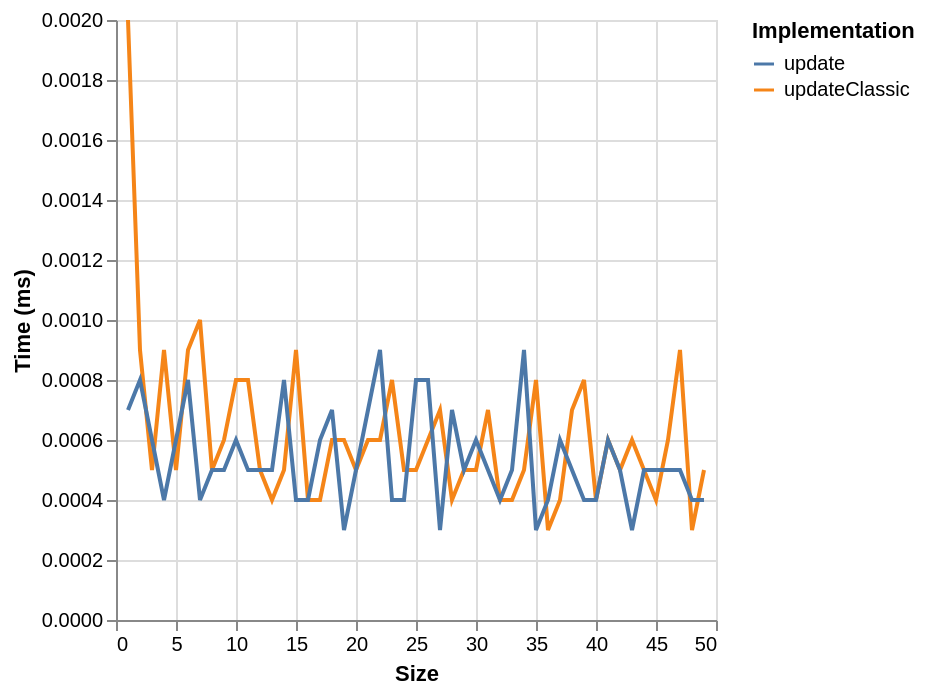

Write the Vega-Lite specification saved for this chart.
### Vega-Lite specification from a JSON file in a GitHub repository (floating-point values rounded to 4 significant figures)
{"$schema": "https://vega.github.io/schema/vega-lite/v6.json", "data": {"values": [{"ms": 0.002, "series": "updateClassic", "size": 1}, {"ms": 0.0009, "series": "updateClassic", "size": 2}, {"ms": 0.0005, "series": "updateClassic", "size": 3}, {"ms": 0.0009, "series": "updateClassic", "size": 4}, {"ms": 0.0005, "series": "updateClassic", "size": 5}, {"ms": 0.0009, "series": "updateClassic", "size": 6}, {"ms": 0.001, "series": "updateClassic", "size": 7}, {"ms": 0.0005, "series": "updateClassic", "size": 8}, {"ms": 0.0006, "series": "updateClassic", "size": 9}, {"ms": 0.0008, "series": "updateClassic", "size": 10}, {"ms": 0.0008, "series": "updateClassic", "size": 11}, {"ms": 0.0005, "series": "updateClassic", "size": 12}, {"ms": 0.0004, "series": "updateClassic", "size": 13}, {"ms": 0.0005, "series": "updateClassic", "size": 14}, {"ms": 0.0009, "series": "updateClassic", "size": 15}, {"ms": 0.0004, "series": "updateClassic", "size": 16}, {"ms": 0.0004, "series": "updateClassic", "size": 17}, {"ms": 0.0006, "series": "updateClassic", "size": 18}, {"ms": 0.0006, "series": "updateClassic", "size": 19}, {"ms": 0.0005, "series": "updateClassic", "size": 20}, {"ms": 0.0006, "series": "updateClassic", "size": 21}, {"ms": 0.0006, "series": "updateClassic", "size": 22}, {"ms": 0.0008, "series": "updateClassic", "size": 23}, {"ms": 0.0005, "series": "updateClassic", "size": 24}, {"ms": 0.0005, "series": "updateClassic", "size": 25}, {"ms": 0.0006, "series": "updateClassic", "size": 26}, {"ms": 0.0007, "series": "updateClassic", "size": 27}, {"ms": 0.0004, "series": "updateClassic", "size": 28}, {"ms": 0.0005, "series": "updateClassic", "size": 29}, {"ms": 0.0005, "series": "updateClassic", "size": 30}, {"ms": 0.0007, "series": "updateClassic", "size": 31}, {"ms": 0.0004, "series": "updateClassic", "size": 32}, {"ms": 0.0004, "series": "updateClassic", "size": 33}, {"ms": 0.0005, "series": "updateClassic", "size": 34}, {"ms": 0.0008, "series": "updateClassic", "size": 35}, {"ms": 0.0003, "series": "updateClassic", "size": 36}, {"ms": 0.0004, "series": "updateClassic", "size": 37}, {"ms": 0.0007, "series": "updateClassic", "size": 38}, {"ms": 0.0008, "series": "updateClassic", "size": 39}, {"ms": 0.0004, "series": "updateClassic", "size": 40}, {"ms": 0.0006, "series": "updateClassic", "size": 41}, {"ms": 0.0005, "series": "updateClassic", "size": 42}, {"ms": 0.0006, "series": "updateClassic", "size": 43}, {"ms": 0.0005, "series": "updateClassic", "size": 44}, {"ms": 0.0004, "series": "updateClassic", "size": 45}, {"ms": 0.0006, "series": "updateClassic", "size": 46}, {"ms": 0.0009, "series": "updateClassic", "size": 47}, {"ms": 0.0003, "series": "updateClassic", "size": 48}, {"ms": 0.0005, "series": "updateClassic", "size": 49}, {"ms": 0.0007, "series": "update", "size": 1}, {"ms": 0.0008, "series": "update", "size": 2}, {"ms": 0.0006, "series": "update", "size": 3}, {"ms": 0.0004, "series": "update", "size": 4}, {"ms": 0.0006, "series": "update", "size": 5}, {"ms": 0.0008, "series": "update", "size": 6}, {"ms": 0.0004, "series": "update", "size": 7}, {"ms": 0.0005, "series": "update", "size": 8}, {"ms": 0.0005, "series": "update", "size": 9}, {"ms": 0.0006, "series": "update", "size": 10}, {"ms": 0.0005, "series": "update", "size": 11}, {"ms": 0.0005, "series": "update", "size": 12}, {"ms": 0.0005, "series": "update", "size": 13}, {"ms": 0.0008, "series": "update", "size": 14}, {"ms": 0.0004, "series": "update", "size": 15}, {"ms": 0.0004, "series": "update", "size": 16}, {"ms": 0.0006, "series": "update", "size": 17}, {"ms": 0.0007, "series": "update", "size": 18}, {"ms": 0.0003, "series": "update", "size": 19}, {"ms": 0.0005, "series": "update", "size": 20}, {"ms": 0.0007, "series": "update", "size": 21}, {"ms": 0.0009, "series": "update", "size": 22}, {"ms": 0.0004, "series": "update", "size": 23}, {"ms": 0.0004, "series": "update", "size": 24}, {"ms": 0.0008, "series": "update", "size": 25}, {"ms": 0.0008, "series": "update", "size": 26}, {"ms": 0.0003, "series": "update", "size": 27}, {"ms": 0.0007, "series": "update", "size": 28}, {"ms": 0.0005, "series": "update", "size": 29}, {"ms": 0.0006, "series": "update", "size": 30}, {"ms": 0.0005, "series": "update", "size": 31}, {"ms": 0.0004, "series": "update", "size": 32}, {"ms": 0.0005, "series": "update", "size": 33}, {"ms": 0.0009, "series": "update", "size": 34}, {"ms": 0.0003, "series": "update", "size": 35}, {"ms": 0.0004, "series": "update", "size": 36}, {"ms": 0.0006, "series": "update", "size": 37}, {"ms": 0.0005, "series": "update", "size": 38}, {"ms": 0.0004, "series": "update", "size": 39}, {"ms": 0.0004, "series": "update", "size": 40}, {"ms": 0.0006, "series": "update", "size": 41}, {"ms": 0.0005, "series": "update", "size": 42}, {"ms": 0.0003, "series": "update", "size": 43}, {"ms": 0.0005, "series": "update", "size": 44}, {"ms": 0.0005, "series": "update", "size": 45}, {"ms": 0.0005, "series": "update", "size": 46}, {"ms": 0.0005, "series": "update", "size": 47}, {"ms": 0.0004, "series": "update", "size": 48}, {"ms": 0.0004, "series": "update", "size": 49}]}, "encoding": {"color": {"field": "series", "legend": {"orient": "right", "symbolLimit": 30, "title": "Implementation"}, "type": "nominal"}, "x": {"field": "size", "title": "Size", "type": "quantitative"}, "y": {"field": "ms", "title": "Time (ms)", "type": "quantitative"}}, "mark": {"point": false, "type": "line"}}
